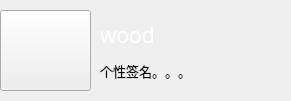
  <widget class="QWidget" name="widgetUserInfo" native="true">
   <property name="geometry">
    <rect>
     <x>3</x>
     <y>30</y>
     <width>291</width>
     <height>101</height>
    </rect>
   </property>
   <widget class="QToolButton" name="toolButtonPixmap">
    <property name="geometry">
     <rect>
      <x>0</x>
      <y>10</y>
      <width>91</width>
      <height>81</height>
     </rect>
    </property>
    <property name="text">
     <string/>
    </property>
   </widget>
   <widget class="QLabel" name="labelPetName">
    <property name="geometry">
     <rect>
      <x>100</x>
      <y>20</y>
      <width>171</width>
      <height>31</height>
     </rect>
    </property>
    <property name="font">
     <font>
      <family>华文仿宋</family>
      <pointsize>16</pointsize>
     </font>
    </property>
    <property name="text">
     <string>&lt;html&gt;&lt;head/&gt;&lt;body&gt;&lt;p&gt;&lt;span style=&quot; font-size:16pt; color:#ffffff;&quot;&gt;wood&lt;/span&gt;&lt;/p&gt;&lt;/body&gt;&lt;/html&gt;</string>
    </property>
   </widget>
   <widget class="QLabel" name="lineEditSignature">
    <property name="geometry">
     <rect>
      <x>100</x>
      <y>60</y>
      <width>175</width>
      <height>21</height>
     </rect>
    </property>
    <property name="font">
     <font>
      <family>新宋体</family>
      <pointsize>10</pointsize>
     </font>
    </property>
    <property name="text">
     <string>个性签名。。。</string>
    </property>
   </widget>
  </widget>
